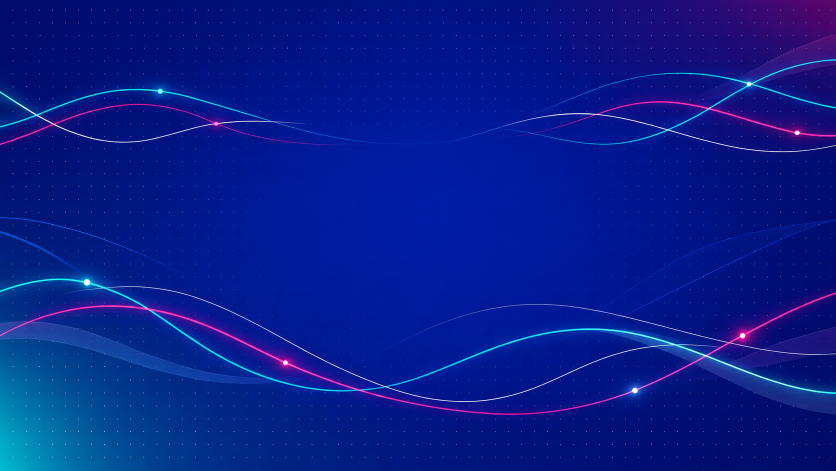
#> input picture src/assets/fond-connexion.png, 1672 x 941 px (shown at 1/2 size)
$ python preparer_fond_connexion.py ../src/assets/fond-connexion.png ../src/assets/illustration-etats-financiers.png
#> lines starting #> are read from the running program, lines starting #| are printed output that depends on the picture; after the words box and inside, x2 and y2 are one past the last pixel; in counts of white or black regions, pixels touching at a corner belong together
"""Fond de l'écran de connexion : efface le slogan écrit dans l'image d'origine.

Usage : python -I scripts/preparer_fond_connexion.py <image_source.png> <image_sortie.png>

La source n'est jamais modifiée. La zone du slogan est reconstruite avec une bande propre
prise plus à droite, à la même hauteur et décalée d'un multiple EXACT de la période de la trame
de points (26 px) : la trame reste donc alignée. Le dégradé est raccordé en corrigeant
l'écart de teinte entre la bande source et les bords de la zone, puis les bords sont fondus.
"""

import sys

import numpy as np
from PIL import Image, ImageFilter

ZONE = (60, 58, 790, 119)       # x0, y0, x1, y1 (pixels de l'image d'origine)
PERIODE_X = 26                  # période horizontale de la trame de points (mesurée)
DECALAGE = PERIODE_X * 28       # 728 px : bande propre à droite du slogan
BORD = 8                        # largeur de raccord
FONDU = 2                       # adoucissement du masque (court : ne pas toucher les points voisins)


def _lisser(vecteur: np.ndarray, sigma: float = 25.0) -> np.ndarray:
    noyau = np.exp(-0.5 * (np.arange(-3 * int(sigma), 3 * int(sigma) + 1) / sigma) ** 2)
    noyau /= noyau.sum()
    complet = np.pad(vecteur, ((3 * int(sigma), 3 * int(sigma)), (0, 0)), mode="edge")
    return np.stack([np.convolve(complet[:, c], noyau, mode="valid") for c in range(vecteur.shape[1])], axis=1)


def main(source: str, sortie: str) -> None:
#> called with source = '../src/assets/fond-connexion.png'
    image = Image.open(source).convert("RGB")
#> image is the input picture: PIL image 1672x941 RGB; mean R, G, B 6.9, 28.3, 138.6
    a = np.asarray(image).astype(np.float64)
    x0, y0, x1, y1 = ZONE
    cible = a[y0:y1, x0:x1].copy()
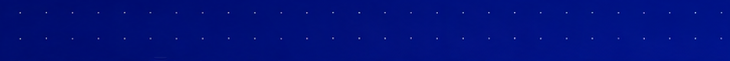
#> cible: shape (61, 730, 3) float64; mean R, G, B 1, 16.4, 123.7
    propre = a[y0:y1, x0 + DECALAGE:x1 + DECALAGE].copy()
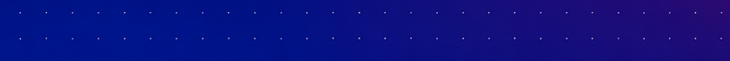
#> propre: shape (61, 730, 3) float64; mean R, G, B 12, 16.2, 129.5
    h, l, _ = cible.shape
#> h = 61; l = 730

    # Raccord du dégradé : le fond propre est décalé de 728 px, donc plus ou moins clair.
    # Écart mesuré sur les bandes au-dessus et en dessous de la zone (sans texte), interpolé en y.
    haut_c = a[y0 - BORD:y0, x0:x1].mean(axis=0)
#> haut_c = 730 rows, first 8: [0.25, 12, 109.2], [0.125, 12, 109.1], [0, 12, 109.2], [0.25, 12.25, 109.5], [0.25, 12.62, 110.2], [0.125, 12.5, 110.4], [0.125, 12.75, 110.8], [0, 12, 110.8]
    bas_c = a[y1:y1 + BORD, x0:x1].mean(axis=0)
#> bas_c = 730 rows, first 8: [0.125, 12.88, 110.5], [0, 12.75, 110.5], [0.125, 12.62, 110.5], [0.25, 12.75, 111.2], [0.125, 13.38, 111.4], [0.125, 13.38, 111.4], [0.375, 13.75, 112], [0.5, 13.62, 111.8]
    haut_s = a[y0 - BORD:y0, x0 + DECALAGE:x1 + DECALAGE].mean(axis=0)
#> haut_s = 730 rows, first 8: [0, 18.12, 133.5], [0.125, 18.88, 133.6], [0.25, 18.38, 134.4], [0.25, 18.38, 134.2], [0, 18.5, 133.9], [0, 18.25, 133.9], [0, 18.12, 134], [0, 18, 133.8]
    bas_s = a[y1:y1 + BORD, x0 + DECALAGE:x1 + DECALAGE].mean(axis=0)
#> bas_s = 730 rows, first 8: [0.125, 20.38, 139.5], [0.25, 20.62, 139.4], [0.375, 20.88, 139.6], [0.25, 20.62, 139.2], [0.125, 20.62, 139.6], [0, 20.88, 140], [0, 21, 139.8], [0, 21.12, 139.5]
    ecart_haut = _lisser(haut_c - haut_s)
#> in _lisser, `complet = np.pad(vecteur, ((3 * int(sigma), 3 * int(sigma)), (0, 0)), ..`: complet = 880 rows, first 8: [0.25, -6.12, -24.25], [0.25, -6.12, -24.25], [0.25, -6.12, -24.25], [0.25, -6.12, -24.25], [0.25, -6.12, -24.25], [0.25, -6.12, -24.25], [0.25, -6.12, -24.25], [0.25, -6.12, -24.25]
#> ecart_haut = 730 rows, first 8: [0.141, -6.11, -24.05], [0.137, -6.11, -24.04], [0.134, -6.11, -24.04], [0.131, -6.11, -24.03], [0.127, -6.11, -24.03], [0.124, -6.11, -24.03], [0.121, -6.11, -24.02], [0.118, -6.11, -24.02]
    ecart_bas = _lisser(bas_c - bas_s)
#> in _lisser (call 2), `complet = np.pad(vecteur, ((3 * int(sigma), 3 * int(sigma)), (0, 0)), ..`: complet = 880 rows, first 8: [0, -7.5, -29], [0, -7.5, -29], [0, -7.5, -29], [0, -7.5, -29], [0, -7.5, -29], [0, -7.5, -29], [0, -7.5, -29], [0, -7.5, -29]
#> ecart_bas = 730 rows, first 8: [0.171, -7.44, -28.65], [0.177, -7.44, -28.64], [0.183, -7.44, -28.63], [0.189, -7.44, -28.62], [0.194, -7.44, -28.62], [0.2, -7.44, -28.61], [0.206, -7.44, -28.6], [0.211, -7.44, -28.59]
    t = np.linspace(0, 1, h)[:, None, None]
#> t = 61 values from 0 to 1
    correction = ecart_haut[None] * (1 - t) + ecart_bas[None] * t
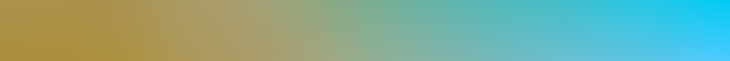
#> correction: shape (61, 730, 3) float64; mean of channels 0, 1, 2 -11.1, 0.2, -5.9; drawn with min black and max white
    reconstruit = np.clip(propre + correction, 0, 255)

    masque = Image.new("L", (l, h), 0)
#> masque: PIL image 730x61 L; every value is 0
    masque.paste(255, (FONDU, FONDU, l - FONDU, h - FONDU))
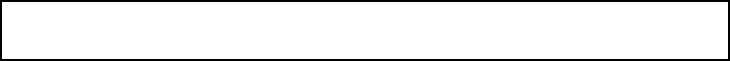
#> masque: PIL image 730x61 L; 92.9% white; 1 black region, box (x1, y1, x2, y2) and area: (0, 0, 730, 61) 3148
    masque = np.asarray(masque.filter(ImageFilter.GaussianBlur(FONDU / 2))).astype(np.float64)[..., None] / 255.0
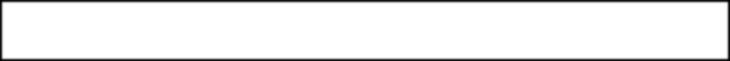
#> masque: shape (61, 730, 1) float64; min 0.00392, max 1, mean 0.929
    a[y0:y1, x0:x1] = cible * (1 - masque) + reconstruit * masque

    Image.fromarray(np.clip(a.round(), 0, 255).astype(np.uint8)).save(sortie, optimize=True)
    print("écrit :", sortie)


if __name__ == "__main__":
    if len(sys.argv) != 3:
        sys.exit(__doc__)
    main(sys.argv[1], sys.argv[2])
